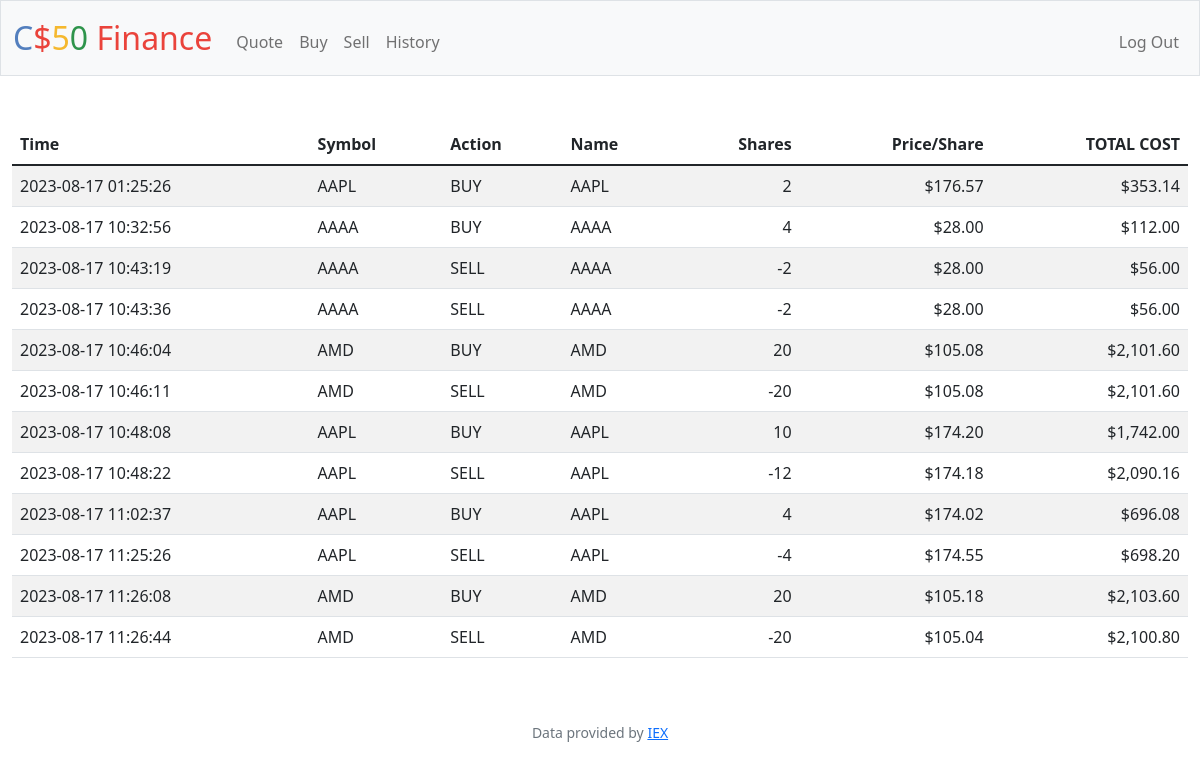
Page /history (signed in) on the committed database.
### tables this page shows
CREATE TABLE transact (
    id INTEGER,
    time TEXT NOT NULL,
    user_id INTEGER NOT NULL,
    stock TEXT NOT NULL,
    action TEXT NOT NULL,
    shares INTEGER NOT NULL,
    share_price REAL NOT NULL,
    cost REAL NOT NULL,
    PRIMARY KEY(id),
    FOREIGN KEY(user_id) REFERENCES users(id)
);

### app.py (the view)
@app.route("/history")
@login_required
def history():
    userId = session["user_id"]
    portfolio = db.execute("SELECT * FROM transact WHERE user_id = ?", userId)
    return render_template("history.html", portfolio=portfolio)

### app.py (called while the page is built)
@app.after_request
def after_request(response):
    response.headers["Cache-Control"] = "no-cache, no-store, must-revalidate"
    response.headers["Expires"] = 0
    response.headers["Pragma"] = "no-cache"
    return response

### helpers.py (called while the page is built)
def login_required(f):
    @wraps(f)
    def decorated_function(*args, **kwargs):
        if session.get("user_id") is None:
            return redirect("/login")
        return f(*args, **kwargs)
    return decorated_function

def usd(value):
    return f"${value:,.2f}"

### templates/history.html (shortened to what this page needs)
{% extends "layout.html" %}
{% block main %}
    <table class="table table-striped">
        <thead>
            <tr>
                <th class="text-start">Time</th>
                <th class="text-start">Symbol</th>
                <th class="text-start">Action</th>
                <th class="text-start">Name</th>
                <th class="text-end">Shares</th>
                <th class="text-end">Price/Share</th>
                <th class="text-end">TOTAL COST</th>
            </tr>
        </thead>
        <tbody>
            {% for item in portfolio %}
                <tr>
                    <td class="text-start">{{ item.time }}</td>
                    <td class="text-start">{{ item.stock }}</td>
                    <td class="text-start">{{ item.action }}</td>
                    <td class="text-start">{{ item.stock }}</td>
                    <td class="text-end">{{ item.shares }}</td>
                    <td class="text-end">{{ item.share_price | usd }}</td>
                    <td class="text-end">{{ item.cost | usd }}</td>
                </tr>
            {% endfor %}
        </tbody>
    </table>
{% endblock %}

### templates/layout.html (shortened to what this page needs)
<!DOCTYPE html>
<html lang="en">
    <head>
        <link href="https://cdn.jsdelivr.net/npm/bootstrap@5.1.3/dist/css/bootstrap.min.css" rel="stylesheet">
        <link href="/static/styles.css" rel="stylesheet">
    </head>
    <body>
        <nav class="bg-light border navbar navbar-expand-md navbar-light">
            <div class="container-fluid">
                <a class="navbar-brand" href="/"><span class="blue">C</span><span class="red">$</span><span class="yellow">5</span><span class="green">0</span> <span class="red">Finance</span></a>
                <div class="collapse navbar-collapse" id="navbar">
                    {% if session["user_id"] %}
                        <ul class="navbar-nav me-auto mt-2">
                            <li class="nav-item"><a class="nav-link" href="/quote">Quote</a></li>
                            <li class="nav-item"><a class="nav-link" href="/buy">Buy</a></li>
                            <li class="nav-item"><a class="nav-link" href="/sell">Sell</a></li>
                            <li class="nav-item"><a class="nav-link" href="/history">History</a></li>
                        </ul>
                        <ul class="navbar-nav ms-auto mt-2">
                            <li class="nav-item"><a class="nav-link" href="/logout">Log Out</a></li>
                        </ul>
                    {% else %}
                        <ul class="navbar-nav ms-auto mt-2">
                            <li class="nav-item"><a class="nav-link" href="/register">Register</a></li>
                            <li class="nav-item"><a class="nav-link" href="/login">Log In</a></li>
                        </ul>
                    {% endif %}
                </div>
            </div>
        </nav>
        <main class="container-fluid py-5 text-center">
            {% block main %}{% endblock %}
        </main>
        <footer class="mb-5 small text-center text-muted">
            Data provided by <a href="https://iexcloud.io/">IEX</a>
        </footer>
    </body>
</html>

### static/styles.css (style rules this page uses)
nav .navbar-brand { font-size: xx-large; }
nav .navbar-brand .blue { color: #537fbe; }
nav .navbar-brand .red { color: #ea433b; }
nav .navbar-brand .yellow { color: #f5b82e; }
nav .navbar-brand .green { color: #2e944b; }

### rows in the picture
transact: time "2023-08-17 01:25:26", stock "AAPL", action "BUY", shares "2", share_price "$176.57", cost "$353.14"
transact: time "2023-08-17 10:32:56", stock "AAAA", action "BUY", shares "4", share_price "$28.00", cost "$112.00"
transact: time "2023-08-17 10:43:19", stock "AAAA", action "SELL", shares "-2", share_price "$28.00", cost "$56.00"
transact: time "2023-08-17 10:43:36", stock "AAAA", action "SELL", shares "-2", share_price "$28.00", cost "$56.00"
transact: time "2023-08-17 10:46:04", stock "AMD", action "BUY", shares "20", share_price "$105.08", cost "$2,101.60"
transact: time "2023-08-17 10:46:11", stock "AMD", action "SELL", shares "-20", share_price "$105.08", cost "$2,101.60"
transact: time "2023-08-17 10:48:08", stock "AAPL", action "BUY", shares "10", share_price "$174.20", cost "$1,742.00"
transact: time "2023-08-17 10:48:22", stock "AAPL", action "SELL", shares "-12", share_price "$174.18", cost "$2,090.16"
transact: time "2023-08-17 11:02:37", stock "AAPL", action "BUY", shares "4", share_price "$174.02", cost "$696.08"
transact: time "2023-08-17 11:25:26", stock "AAPL", action "SELL", shares "-4", share_price "$174.55", cost "$698.20"
transact: time "2023-08-17 11:26:08", stock "AMD", action "BUY", shares "20", share_price "$105.18", cost "$2,103.60"
transact: time "2023-08-17 11:26:44", stock "AMD", action "SELL", shares "-20", share_price "$105.04", cost "$2,100.80"
